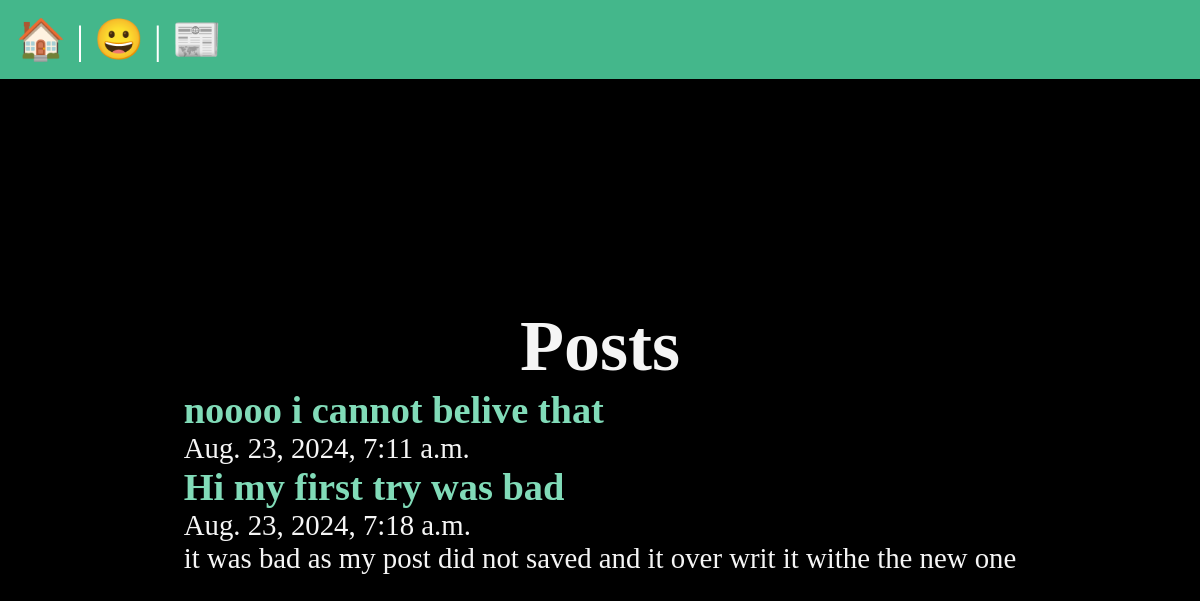
The app's page /posts/, older data.
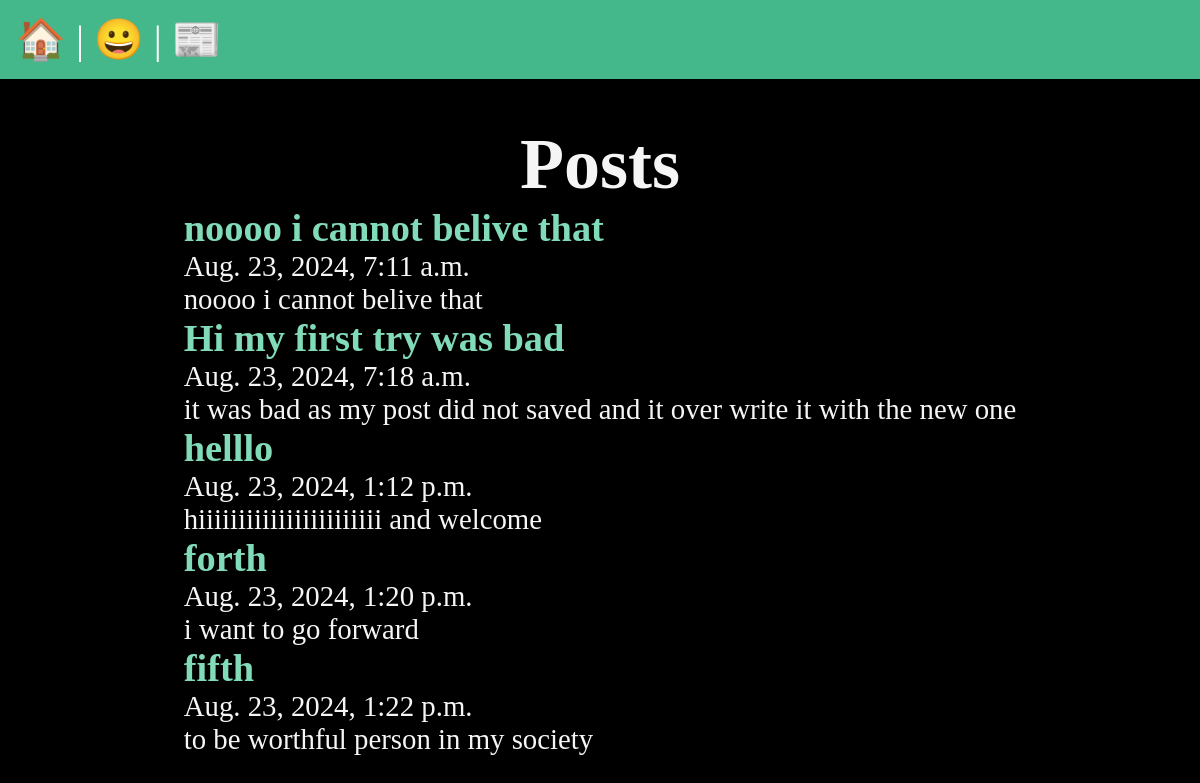
The same page, newer data.
### posts/models.py (models this page shows, shortened)
class Post(models.Model):
    title=models.CharField(max_length=75)
    body=models.TextField()
    slug=models.SlugField()
    date=models.DateTimeField(auto_now_add=True)

### posts/views.py (the view)
# urls.py: path('', views.posts_list , name="list"),
def posts_list(request):
    posts=Post.objects.all().order_by('date')
    return render(request ,'posts/posts_list.html',{'posts':posts})

### posts/templates/posts/posts_list.html (shortened to what this page needs)
{% extends 'layout.html' %}
{% block content %}
    <section>
        <h1>Posts </h1>
        {% for post in posts %}
        <article class="post">
            <h2>
                <a href="{% url 'posts:page'  slug=post.slug %}">
                    {{ post.title }}
                </a>
            </h2>
            <p>{{ post.date }}</p>
            <p>{{ post.body }}</p>
        </article>
        {% endfor %}
    </section>
{% endblock %}

### templates/layout.html (shortened to what this page needs)
<!DOCTYPE html>
{% load static %}
<html lang="en">
<head>
    <link rel="stylesheet" href="{% static 'css/style.css' %}">
</head>
<body>
    <nav>
        <a href="/">
            <span role="img" aria-label="Home">
                🏠
            </span>
        </a> |
        <a href="/about">
            <span role="img" aria-label="Home">
                😀
            </span>
        </a> |
        <a href="{% url 'posts:list' %}">
            <span role="img" aria-label="Home">
                📰
            </span>
        </a>
    </nav>
    <main>
        {% block content %}
        {% endblock %}
    </main>
</body>
</html>

### static/css/style.css (style rules this page uses)
* { margin: 0; padding: 0; box-sizing: border-box; }
body { min-height: 100vh; background-color: black; color: whitesmoke; font-size: 3rem; display: flex; flex-flow: column; }
nav { padding: 1rem; background-color: #44B78B; color: white; font-size: 2.5rem; }
main { flex-grow: 1; display: grid; place-content: center; }
h1 { text-align: center; }
a { text-decoration: none; color: #81dbb8; }
h2 { font-size: 80%; }
p { font-size: 60%; }

Row changes from the older to the newer data that the page shows:
changed Post "noooo i cannot belive that": body (not shown) → "noooo i cannot belive that"
changed Post "Hi my first try was bad": body "it was bad as my post did not saved and it over writ it withe the new one" → "it was bad as my post did not saved and it over write it with the new one"
added Post: title "helllo", date "Aug. 23, 2024, 1:12 p.m.", body "hiiiiiiiiiiiiiiiiiiiiiii and welcome"
added Post: title "forth", date "Aug. 23, 2024, 1:20 p.m.", body "i want to go forward"
added Post: title "fifth", date "Aug. 23, 2024, 1:22 p.m.", body "to be worthful person in my society"
